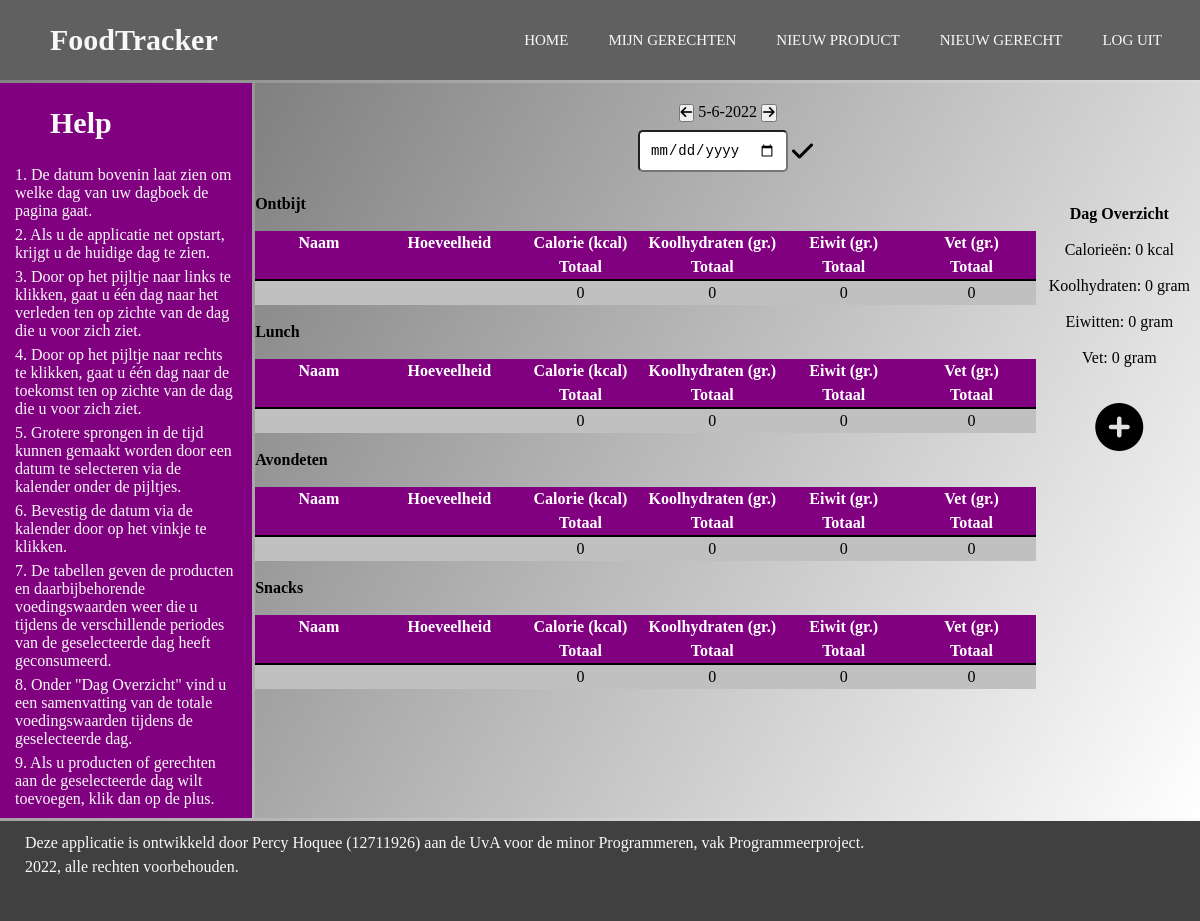
/2022-6-5 (signed in), run on the app's committed database.
### food_tracker/models.py (models this page shows)
class Breakfast(models.Model):
    entry = OneToOneField(DiaryEntry, on_delete=models.CASCADE, related_name='breakfast')
    name = "Ontbijt"
    def nutrition(self):
        return helperfunctie.meal_total(self)

class Lunch(models.Model):
    entry = OneToOneField(DiaryEntry, on_delete=models.CASCADE, related_name='lunch')
    name = "Lunch"
    def nutrition(self):
        return helperfunctie.meal_total(self)

class Dinner(models.Model):
    entry = OneToOneField(DiaryEntry, on_delete=models.CASCADE, related_name='dinner')
    name = "Avondeten"
    def nutrition(self):
        return helperfunctie.meal_total(self)

class Snacks(models.Model):
    entry = OneToOneField(DiaryEntry, on_delete=models.CASCADE, related_name='snacks')
    name = "Snacks"
    def nutrition(self):
        return helperfunctie.meal_total(self)

### food_tracker/views.py (the view)
# urls.py: path("<str:date>", views.index_alt, name="alt"),
def index_alt(request, date):
    if request.user.is_authenticated:
        diary = request.user.diary
        try:
            entry = diary.entries.get(date=date)
            breakfast = entry.breakfast
            lunch = entry.lunch
            dinner = entry.dinner
            snacks = entry.snacks
            totals = helperfunctie.daily_totals(breakfast.nutrition(),
                                                lunch.nutrition(),
                                                dinner.nutrition(),
                                                snacks.nutrition())
            date_object = helperfunctie.datetime_converter(date)
            yesterday_object = date_object - datetime.timedelta(1)
            yesterday = helperfunctie.date_converter(yesterday_object)
            tomorrow_object = date_object + datetime.timedelta(1)
            tomorrow = helperfunctie.date_converter(tomorrow_object)
            return render(request, "food_tracker/index.html", {
                "date_object": date_object,
                "date": date,
                "previous": yesterday,
                "next": tomorrow,
                "periods": [breakfast, lunch, dinner, snacks],
                "totals": totals,
            })
        except ObjectDoesNotExist:
            entry = DiaryEntry(date=date, diary=diary)
            entry.save()
            instant_periods(entry)
            return HttpResponseRedirect(reverse("alt", args=(date,)))
    else:
        return HttpResponseRedirect(reverse("index"))

### food_tracker/helperfunctie.py (called while the page is built)
def meal_total(meal):
    calories = 0
    carbs = 0
    protein = 0
    fat = 0
    values = []
    for item in meal.items.all():
        calories += calc(item.product.calories, item.amount)
        carbs += calc(item.product.carbs, item.amount)
        protein += calc(item.product.protein, item.amount)
        fat += calc(item.product.fat, item.amount)
    values.append(calories)
    values.append(carbs)
    values.append(protein)
    values.append(fat)
    return values

def daily_totals(breakfast: list, lunch: list, dinner: list, snacks: list):
    totals = []
    total_calories = breakfast[0] + lunch[0] + dinner[0] + snacks[0]
    totals.append(f"Calorieën: {total_calories} kcal")
    total_carbs = breakfast[1] + lunch[1] + dinner[1] + snacks[1]
    totals.append(f"Koolhydraten: {total_carbs} gram")
    total_protein = breakfast[2] + lunch[2] + dinner[2] + snacks[2]
    totals.append(f"Eiwitten: {total_protein} gram")
    total_fat = breakfast[3] + lunch[3] + dinner[3] + snacks[3]
    totals.append(f"Vet: {total_fat} gram")
    return totals

def date_converter(date_object):
    date = f"{date_object.year}-{date_object.month}-{date_object.day}"
    return date

def datetime_converter(date):
    split = date.split("-")
    return datetime.date(int(split[0]), int(split[1]), int(split[2]))

### food_tracker/templates/food_tracker/index.html (shortened to what this page needs)
{% extends "food_tracker/layout.html" %}
{% load static %}
{% block head %}
    <link href="{% static 'food_tracker/index.css' %}" rel="stylesheet">
    <link href="{% static 'food_tracker/form.css' %}" rel="stylesheet">
{% endblock %}
{% block body %}
    <div class="container-main">
        <div class="date">
            <div class="date-present">
                <a href="{% url 'alt' previous %}"><button id="previous"><i class="fa fa-arrow-left"></i></button></a>
                {{ date_object.day }}-{{ date_object.month }}-{{ date_object.year }}
                <a href="{% url 'alt' next %}"><button id="next"><i class="fa fa-arrow-right"></i></button></a>
            </div>
            <div class="date-calender">
                <form class="date-form" action="{% url 'calender' %}" method="post">
                    <input type="date" class="datepicker" name="date" value="{{ date }}">
                    <button class="date-btn" type="submit">
                        <i class="fa fa-check"></i>
                    </button>
                </form>
            </div>
        </div>
        <div class="table">
        {% for period in periods %}
            <table class="diary">
                <strong>{{ period.name }}</strong>
                <br>
                <br>
                <tr>
                    <th>
                        Naam
                    </th>
                    <th>
                        Hoeveelheid
                    </th>
                    <th>
                        Calorie (kcal)
                    </th>
                    <th>
                        Koolhydraten (gr.)
                    </th>
                    <th>
                        Eiwit (gr.)
                    </th>
                    <th>
                        Vet (gr.)
                    </th>
                </tr>
                <tr class="total">
                    <th>
                    </th>
                    <th>
                    </th>
                    {% for value in period.nutrition %}
                        <th>
                            Totaal
                        </th>
                    {% endfor %}
                </tr>
                <tr>
                    <td>
                    </td>
                    <td>
                    </td>
                    {% for value in period.nutrition %}
                        <td>
                            {{ value }}
                        </td>
                    {% endfor %}
                </tr>
            </table>
            <br>
        {% endfor %}
        </div>
        <div class="summary">
            <div class="daily-summary">
                <strong>Dag Overzicht</strong>
                <br>
                <br>
                {% for total in totals %}
                    {{ total }}
                    <br>
                    <br>
                {% endfor %}
            </div>
            <div class="add-button">
                <br>
                <a href="{% url 'search' date %}"><i class="fa fa-plus-circle"></i></a>
                <br>
            </div>
        </div>
    </div>
{% endblock %}
{% block help %}
    <p class="sentence">1. De datum bovenin laat zien om welke dag van uw dagboek de pagina gaat.</p>
    <p class="sentence">2. Als u de applicatie net opstart, krijgt u de huidige dag te zien.</p>
    <p class="sentence">3. Door op het pijltje naar links te klikken, gaat u één dag naar het verleden ten op zichte van de dag die u voor zich ziet.</p>
    <p class="sentence">4. Door op het pijltje naar rechts te klikken, gaat u één dag naar de toekomst ten op zichte van de dag die u voor zich ziet.</p>
    <p class="sentence">5. Grotere sprongen in de tijd kunnen gemaakt worden door een datum te selecteren via de kalender onder de pijltjes.</p>
    <p class="sentence">6. Bevestig de datum via de kalender door op het vinkje te klikken.</p>
    <p class="sentence">7. De tabellen geven de producten en daarbijbehorende voedingswaarden weer die u tijdens de verschillende periodes van de geselecteerde dag heeft geconsumeerd.</p>
    <p class="sentence">8. Onder "Dag Overzicht" vind u een samenvatting van de totale voedingswaarden tijdens de geselecteerde dag.</p>
    <p class="sentence bottom">9. Als u producten of gerechten aan de geselecteerde dag wilt toevoegen, klik dan op de plus.</p>
{% endblock %}

### food_tracker/templates/food_tracker/layout.html (shortened to what this page needs)
{% load static %}
<html lang="en">
  <head>
    <link href="{% static 'fontawesomefree/css/all.min.css' %}" rel="stylesheet" type="text/css">
    <link href="{% static 'food_tracker/styles.css' %}" rel="stylesheet">
    <link href="{% static 'food_tracker/layout.css' %}" rel="stylesheet">
    {% block head %}
    {% endblock %}
  </head>
  <body>
    <div class="container">
      <nav>
        <label class="logo">FoodTracker</label>
        <div class="slide-nav">
          <ul>
            {% if user.is_authenticated %}
            <li><a href="{% url 'index' %}">Home</a></li>
            <li><a href="{% url 'my_meals' %}">Mijn Gerechten</a></li>
            <li><a href="{% url 'new_product' %}">Nieuw Product</a></li>
            <li><a href="{% url 'new_meal' %}">Nieuw Gerecht</a></li>
            <li><a href="{% url 'logout' %}">Log Uit</a></li>
            {% else %}
            <li><a href="{% url 'index' %}">Home</a></li>
            <li><a href="{% url 'login' %}">Login</a></li>
            <li><a href="{% url 'register' %}">Registreer</a></li>
            {% endif %}
          </ul>
        </div>
      </nav>
      <main>
        {% block body %}
        {% endblock %}
      </main>
      <div class="sidebar">
        <label class="logo">Help</label>
        <div class="slide-side">
            <p>
                {% block help %}
                {% endblock %}
            </p>
        </div>
      </div>
      <footer>
        <div class="margined-div">
          <p class="sentence">
            Deze applicatie is ontwikkeld door Percy Hoquee (12711926) aan de UvA voor de minor Programmeren, vak Programmeerproject.
          </p>
          <p class="sentence">
            2022, alle rechten voorbehouden.
          </p>
        </div>
      </footer>
    </div>
  </body>
</html>

### food_tracker/static/food_tracker/styles.css (style rules this page uses)
.margined-div { margin: 10px; }
button, input[type=radio], input[type=date] { cursor: pointer; }
.fa-plus-circle { font-size: 48px; color: black; }
.fa-plus, .fa-check { font-size: 24px; color: black; }

### food_tracker/static/food_tracker/layout.css (style rules this page uses)
.margined-div { margin: 10px; }
button, input[type=radio], input[type=date] { cursor: pointer; }
.fa-plus-circle { font-size: 48px; color: black; }
.fa-plus, .fa-check { font-size: 24px; color: black; }
* { padding: 0px; margin: 0px; text-decoration: none; list-style: none; -webkit-box-sizing: border-box; box-sizing: border-box; }
.container { display: -ms-grid; display: grid; min-height: 100vh; max-height: auto; -ms-grid-columns: 0.8fr 3fr; grid-template-columns: 0.8fr 3fr; -ms-grid-rows: 80px minmax(0, auto) 100px; grid-template-rows: 80px minmax(0, auto) 100px; grid-template-areas: "nav nav" "sidebar main" "footer footer"; gap: 0.2rem; background: linear-gradient(120deg, gray, white); }
nav { background: #606060; -ms-grid-row: 1; -ms-grid-column: 1; -ms-grid-column-span: 2; grid-area: nav; height: 80px; width: 100%; }
nav .slide-nav { float: right; margin-right: 20px; }
nav .slide-nav ul li { display: inline-block; line-height: 80px; margin: 0 5px; }
nav .slide-nav ul li a { color: #F8F8F8; font-size: 17px; text-transform: uppercase; padding: 7px 13px; border-radius: 3px; }
main { background: linear-gradient(120deg, gray, white); -ms-grid-row: 2; -ms-grid-column: 2; grid-area: main; }
.sidebar { background: purple; color: #F8F8F8; -ms-grid-row: 2; -ms-grid-column: 1; grid-area: sidebar; }
.sentence { padding: 3px 15px; }
.bottom { padding-bottom: 10px; }
footer { background: #404040; color: #F8F8F8; -ms-grid-row: 3; -ms-grid-column: 1; -ms-grid-column-span: 2; grid-area: footer; }
label.logo { color: #F8F8F8; font-size: 35px; line-height: 80px; padding: 0 100px; font-weight: bold; }
@media (max-width: 1200px) { label.logo { font-size: 30px; padding-left: 50px; } }
@media (max-width: 1200px) { nav .slide-nav ul li a { font-size: 15px; } }

### food_tracker/static/food_tracker/index.css (style rules this page uses)
.margined-div { margin: 10px; }
button, input[type=radio], input[type=date] { cursor: pointer; }
.fa-plus-circle { font-size: 48px; color: black; }
.fa-plus, .fa-check { font-size: 24px; font-weight: 700; color: black; }
.container-main { display: -ms-grid; display: grid; -ms-grid-columns: 2 fr 1fr; grid-template-columns: 2 fr 1fr; -ms-grid-rows: 0.2fr minmax(0, auto); grid-template-rows: 0.2fr minmax(0, auto); grid-template-areas: "date date" "table summary"; gap: 0.2rem; }
.date { -ms-grid-row: 1; -ms-grid-column: 1; -ms-grid-column-span: 2; grid-area: date; text-align: center; margin: 20px; }
.table { -ms-grid-row: 2; -ms-grid-column: 1; grid-area: table; margin: 0 auto; }
.table table { border-collapse: collapse; text-align: center; }
.table th { background: purple; color: white; width: 140px; padding: 3px; }
.table td { background: silver; padding: 3px; }
.table .total { border-bottom: 2px solid black; }
.summary { -ms-grid-row: 2; -ms-grid-column: 2; grid-area: summary; text-align: center; margin: 10px; }

### food_tracker/static/food_tracker/form.css (style rules this page uses)
.margined-div { margin: 10px; }
button, input[type=radio], input[type=date] { cursor: pointer; }
.fa-plus-circle { font-size: 48px; color: black; }
.fa-plus, .fa-check { font-size: 24px; font-weight: 700; color: black; }
.date-form { display: -webkit-box; display: -ms-flexbox; display: flex; -webkit-box-pack: center; -ms-flex-pack: center; justify-content: center; margin-top: 0.5rem; }
.date-form .datepicker { padding: 10px; font-size: 14px; border-radius: 5px; width: 150px; }
.date-form .date-btn { background: none; border: none; padding: 4px; color: green; }

### data on the page
Breakfast: name "Ontbijt", nutrition "0" "0" "0" "0"
Lunch: name "Lunch", nutrition "0" "0" "0" "0"
Dinner: name "Avondeten", nutrition "0" "0" "0" "0"
Snacks: name "Snacks", nutrition "0" "0" "0" "0"

### other printed values
{{ date_object.day }} "5"
{{ date_object.month }} "6"
{{ date_object.year }} "2022"
{{ total }} "Calorieën: 0 kcal" "Koolhydraten: 0 gram" "Eiwitten: 0 gram" "Vet: 0 gram"
